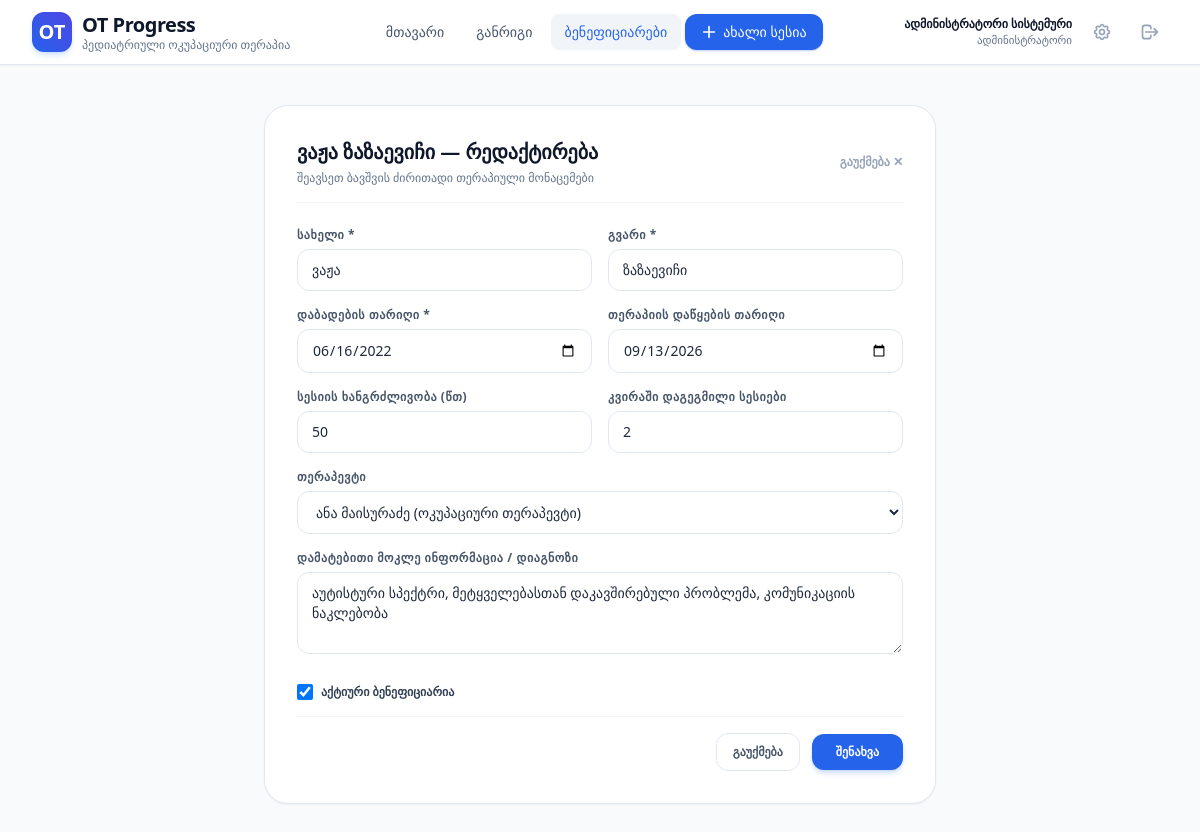
The app's page /beneficiaries/3/edit/ (signed in) with its own data.
### core/models.py (models this page shows, shortened)
class Beneficiary(models.Model):
    first_name = models.CharField(max_length=100, verbose_name="სახელი")
    last_name = models.CharField(max_length=100, verbose_name="გვარი")
    date_of_birth = models.DateField(verbose_name="დაბადების თარიღი")
    start_date = models.DateField(default=timezone.now, verbose_name="თერაპიის დაწყების თარიღი")
    therapist = models.ForeignKey(
        TherapistProfile,
        on_delete=models.SET_NULL,
        null=True,
        blank=True,
        related_name="beneficiaries",
        verbose_name="თერაპევტი"
    )
    session_duration_minutes = models.PositiveIntegerField(default=50, verbose_name="სესიის ხანგრძლივობა (წთ)")
    weekly_sessions_planned = models.PositiveIntegerField(default=2, verbose_name="კვირაში დაგეგმილი სესიები")
    notes = models.TextField(blank=True, verbose_name="დამატებითი მოკლე ინფორმაცია")
    is_active = models.BooleanField(default=True, verbose_name="აქტიურია")
    created_at = models.DateTimeField(auto_now_add=True, verbose_name="შექმნის დრო")
    class Meta:
        verbose_name = "ბენეფიციარი"
        verbose_name_plural = "ბენეფიციარები"
        ordering = ["first_name", "last_name"]
    @property
    def full_name(self):
        return f"{self.first_name} {self.last_name}"

class TherapistProfile(models.Model):
    user = models.OneToOneField(User, on_delete=models.CASCADE, related_name="therapist_profile")
    phone = models.CharField(max_length=50, blank=True, verbose_name="ტელეფონი")
    title = models.CharField(max_length=150, default="ოკუპაციური თერაპევტი", verbose_name="პროფესიული როლი")
    clinic_name = models.CharField(max_length=200, default="ოკუპაციური თერაპიის ცენტრი", verbose_name="ცენტრი / კლინიკა")
    license_number = models.CharField(max_length=100, blank=True, verbose_name="ლიცენზია / სერტიფიკატი")
    is_admin_role = models.BooleanField(default=False, verbose_name="ადმინისტრატორი")
    class Meta:
        verbose_name = "თერაპევტის პროფილი"
        verbose_name_plural = "თერაპევტების პროფილები"
    def __str__(self):
        full_name = self.user.get_full_name()
        return full_name if full_name else self.user.username

### core/views.py (the view, shortened to what this page needs)
# urls.py: path("beneficiaries/<int:beneficiary_id>/edit/", views.beneficiary_edit_view, name="beneficiary_edit"),
@login_required
def beneficiary_edit_view(request, beneficiary_id):
    beneficiary = get_object_or_404(Beneficiary, id=beneficiary_id)
    if not can_access_beneficiary(request.user, beneficiary):
        return HttpResponseForbidden()
    therapists = TherapistProfile.objects.all() if (request.user.is_superuser or request.user.therapist_profile.is_admin_role) else None
    return render(request, "core/beneficiary_form.html", {
        "beneficiary": beneficiary,
        "therapists": therapists,
        "is_create": False,
        "today_date": date.today().isoformat(),
    })

### core/views.py (called while the page is built, shortened)
def can_access_beneficiary(user, beneficiary):
    if not user.is_authenticated:
        return False
    if user.is_superuser or user.is_staff:
        return True

### templates/core/beneficiary_form.html (shortened to what this page needs)
{% extends "base.html" %}
{% block content %}
<div class="max-w-2xl mx-auto py-4">
    <div class="bg-white rounded-3xl p-6 sm:p-8 border border-slate-200 shadow-sm">
        <div class="flex items-center justify-between mb-6 pb-4 border-b border-slate-100">
            <div>
                <h1 class="text-xl font-black text-slate-900">
                    {% if is_create %}ახალი ბენეფიციარის რეგისტრაცია{% else %}{{ beneficiary.full_name }} — რედაქტირება{% endif %}
                </h1>
                <p class="text-xs text-slate-500 mt-1">შეავსეთ ბავშვის ძირითადი თერაპიული მონაცემები</p>
            </div>
            <a href="{% if is_create %}{% url 'beneficiary_list' %}{% else %}{% url 'beneficiary_detail' beneficiary.id %}{% endif %}"
               class="text-xs font-bold text-slate-400 hover:text-slate-600 transition">
                გაუქმება ✕
            </a>
        </div>
        <form method="post" class="space-y-4">
            <div class="grid grid-cols-1 sm:grid-cols-2 gap-4">
                <div>
                    <label class="block text-xs font-bold uppercase tracking-wider text-slate-600 mb-1.5">სახელი *</label>
                    <input type="text" name="first_name" value="{{ beneficiary.first_name|default:'' }}" required
                           class="w-full px-3.5 py-2.5 rounded-xl border border-slate-200 text-sm focus:ring-2 focus:ring-blue-500 focus:outline-none">
                </div>
                <div>
                    <label class="block text-xs font-bold uppercase tracking-wider text-slate-600 mb-1.5">გვარი *</label>
                    <input type="text" name="last_name" value="{{ beneficiary.last_name|default:'' }}" required
                           class="w-full px-3.5 py-2.5 rounded-xl border border-slate-200 text-sm focus:ring-2 focus:ring-blue-500 focus:outline-none">
                </div>
            </div>
            <div class="grid grid-cols-1 sm:grid-cols-2 gap-4">
                <div>
                    <label class="block text-xs font-bold uppercase tracking-wider text-slate-600 mb-1.5">დაბადების თარიღი *</label>
                    <input type="date" name="date_of_birth" value="{{ beneficiary.date_of_birth|date:'Y-m-d'|default:'' }}" required
                           class="w-full px-3.5 py-2.5 rounded-xl border border-slate-200 text-sm focus:ring-2 focus:ring-blue-500 focus:outline-none">
                </div>
                <div>
                    <label class="block text-xs font-bold uppercase tracking-wider text-slate-600 mb-1.5">თერაპიის დაწყების თარიღი</label>
                    <input type="date" name="start_date" value="{% if beneficiary.start_date %}{{ beneficiary.start_date|date:'Y-m-d' }}{% else %}{{ today_date }}{% endif %}"
                           class="w-full px-3.5 py-2.5 rounded-xl border border-slate-200 text-sm focus:ring-2 focus:ring-blue-500 focus:outline-none">
                </div>
            </div>
            <div class="grid grid-cols-1 sm:grid-cols-2 gap-4">
                <div>
                    <label class="block text-xs font-bold uppercase tracking-wider text-slate-600 mb-1.5">სესიის ხანგრძლივობა (წთ)</label>
                    <input type="number" name="session_duration_minutes" value="{{ beneficiary.session_duration_minutes|default:45 }}" min="15" max="120"
                           class="w-full px-3.5 py-2.5 rounded-xl border border-slate-200 text-sm focus:ring-2 focus:ring-blue-500 focus:outline-none">
                </div>
                <div>
                    <label class="block text-xs font-bold uppercase tracking-wider text-slate-600 mb-1.5">კვირაში დაგეგმილი სესიები</label>
                    <input type="number" name="weekly_sessions_planned" value="{{ beneficiary.weekly_sessions_planned|default:2 }}" min="1" max="10"
                           class="w-full px-3.5 py-2.5 rounded-xl border border-slate-200 text-sm focus:ring-2 focus:ring-blue-500 focus:outline-none">
                </div>
            </div>
            {% if therapists %}
            <div>
                <label class="block text-xs font-bold uppercase tracking-wider text-slate-600 mb-1.5">თერაპევტი</label>
                <select name="therapist" class="w-full px-3.5 py-2.5 rounded-xl border border-slate-200 text-sm focus:ring-2 focus:ring-blue-500 focus:outline-none bg-white">
                    {% for t in therapists %}
                    <option value="{{ t.id }}" {% if beneficiary.therapist == t %}selected{% endif %}>{{ t }} ({{ t.title }})</option>
                    {% endfor %}
                </select>
            </div>
            {% endif %}
            <div>
                <label class="block text-xs font-bold uppercase tracking-wider text-slate-600 mb-1.5">დამატებითი მოკლე ინფორმაცია / დიაგნოზი</label>
                <textarea name="notes" rows="3"
                          class="w-full px-3.5 py-2.5 rounded-xl border border-slate-200 text-sm focus:ring-2 focus:ring-blue-500 focus:outline-none"
                          placeholder="დიაგნოზი, ოჯახის მოთხოვნები, ალერგიები ან მნიშვნელოვანი თავისებურებები...">{{ beneficiary.notes|default:'' }}</textarea>
            </div>
            {% if not is_create %}
            <div class="flex items-center space-x-2 pt-2">
                <input type="checkbox" name="is_active" id="id_is_active" {% if beneficiary.is_active %}checked{% endif %}
                       class="w-4 h-4 text-blue-600 rounded border-slate-300 focus:ring-blue-500">
                <label for="id_is_active" class="text-xs font-bold text-slate-700">აქტიური ბენეფიციარია</label>
            </div>
            {% endif %}
            <div class="pt-4 flex items-center justify-end space-x-3 border-t border-slate-100">
                <a href="{% if is_create %}{% url 'beneficiary_list' %}{% else %}{% url 'beneficiary_detail' beneficiary.id %}{% endif %}"
                   class="px-4 py-2.5 rounded-xl border border-slate-200 text-xs font-bold text-slate-600 hover:bg-slate-50 transition">
                    გაუქმება
                </a>
                <button type="submit"
                        class="px-6 py-2.5 rounded-xl bg-blue-600 hover:bg-blue-700 text-white text-xs font-bold shadow-md shadow-blue-600/20 transition">
                    შენახვა
                </button>
            </div>
        </form>
    </div>
</div>
{% endblock %}

### templates/base.html (shortened to what this page needs)
<!DOCTYPE html>
<html lang="ka" class="min-h-screen bg-slate-50">
<head>
    <script src="https://cdn.tailwindcss.com"></script>
</head>
<body class="min-h-screen flex flex-col text-slate-800 antialiased pb-28 md:pb-0">
    <header class="bg-white border-b border-slate-200 sticky top-0 z-30 shadow-sm">
        <div class="max-w-7xl mx-auto px-4 sm:px-6 lg:px-8">
            <div class="flex justify-between h-16">
                <div class="flex items-center space-x-3">
                    <a href="{% url 'dashboard' %}" class="flex items-center space-x-2.5">
                        <div class="w-10 h-10 rounded-xl bg-gradient-to-tr from-blue-600 to-indigo-600 flex items-center justify-center text-white font-bold text-xl shadow-md shadow-blue-500/20">
                            OT
                        </div>
                        <div>
                            <span class="text-xl font-bold tracking-tight text-slate-900 block leading-tight">OT Progress</span>
                            <span class="text-xs text-slate-500 hidden sm:block">პედიატრიული ოკუპაციური თერაპია</span>
                        </div>
                    </a>
                </div>
                {% if user.is_authenticated %}
                <nav class="hidden md:flex items-center space-x-1">
                    <a href="{% url 'dashboard' %}" class="px-3.5 py-2 rounded-lg text-sm font-medium {% if request.resolver_match.url_name == 'dashboard' %}bg-slate-100 text-blue-600{% else %}text-slate-600 hover:text-slate-900 hover:bg-slate-50{% endif %} transition">
                        მთავარი
                    </a>
                    <a href="{% url 'schedule' %}" class="px-3.5 py-2 rounded-lg text-sm font-medium {% if request.resolver_match.url_name == 'schedule' %}bg-slate-100 text-blue-600{% else %}text-slate-600 hover:text-slate-900 hover:bg-slate-50{% endif %} transition">
                        განრიგი
                    </a>
                    <a href="{% url 'beneficiary_list' %}" class="px-3.5 py-2 rounded-lg text-sm font-medium {% if 'beneficiar' in request.resolver_match.url_name %}bg-slate-100 text-blue-600{% else %}text-slate-600 hover:text-slate-900 hover:bg-slate-50{% endif %} transition">
                        ბენეფიციარები
                    </a>
                    <a href="{% url 'session_create' %}" class="ml-2 inline-flex items-center px-4 py-2 rounded-xl text-sm font-medium bg-blue-600 hover:bg-blue-700 text-white shadow-sm shadow-blue-600/30 transition transform active:scale-95">
                        <svg class="w-4 h-4 mr-1.5" fill="none" stroke="currentColor" viewBox="0 0 24 24">
                            <path stroke-linecap="round" stroke-linejoin="round" stroke-width="2.5" d="M12 4v16m8-8H4"></path>
                        </svg>
                        ახალი სესია
                    </a>
                </nav>
                <div class="flex items-center space-x-3">
                    <div class="text-right hidden sm:block">
                        <div class="text-xs font-semibold text-slate-900">{{ user.get_full_name|default:user.username }}</div>
                        <div class="text-[11px] text-slate-500">
                            {% if user.is_superuser %}ადმინისტრატორი{% else %}ოკუპაციური თერაპევტი{% endif %}
                        </div>
                    </div>
                    {% if user.is_superuser %}
                    <a href="/admin/" target="_blank" class="p-2 text-slate-400 hover:text-slate-600 rounded-lg hover:bg-slate-100 transition" title="Django Admin">
                    </a>
                    {% endif %}
                    <a href="{% url 'logout' %}" class="p-2 text-slate-400 hover:text-rose-600 rounded-lg hover:bg-rose-50 transition" title="გასვლა">
                        <svg class="w-5 h-5" fill="none" stroke="currentColor" viewBox="0 0 24 24">
                            <path stroke-linecap="round" stroke-linejoin="round" stroke-width="2" d="M17 16l4-4m0 0l-4-4m4 4H7m6 4v1a3 3 0 01-3 3H6a3 3 0 01-3-3V7a3 3 0 013-3h4a3 3 0 013 3v1"></path>
                        </svg>
                    </a>
                </div>
                {% endif %}
            </div>
        </div>
    </header>
    <main class="flex-1 max-w-7xl mx-auto px-4 sm:px-6 lg:px-8 py-6 w-full">
        {% block content %}{% endblock %}
    </main>
</body>
</html>

### templates/base.html (style rules this page uses)
body { font-family: system-ui, -apple-system, 'Segoe UI', Roboto, 'Helvetica Neue', Arial, 'Sylfaen', sans-serif; -webkit-tap-highlight-color: transparent; }

### records on screen
Beneficiary: full_name "ვაჟა ზაზაევიჩი", first_name "ვაჟა", last_name "ზაზაევიჩი", date_of_birth "06/16/2022", start_date "09/13/2026", session_duration_minutes "50", weekly_sessions_planned "2", therapist "ანა მაისურაძე (ოკუპაციური თერაპევტი)", notes "აუტისტური სპექტრი, მეტყველებასთან დაკავშირებული პრობლემა, კომუნიკაციის ნაკლებობა", is_active "☑"

### other values on screen
{{ user.get_full_name|default:user.username }} "ადმინისტრატორი სისტემური"
